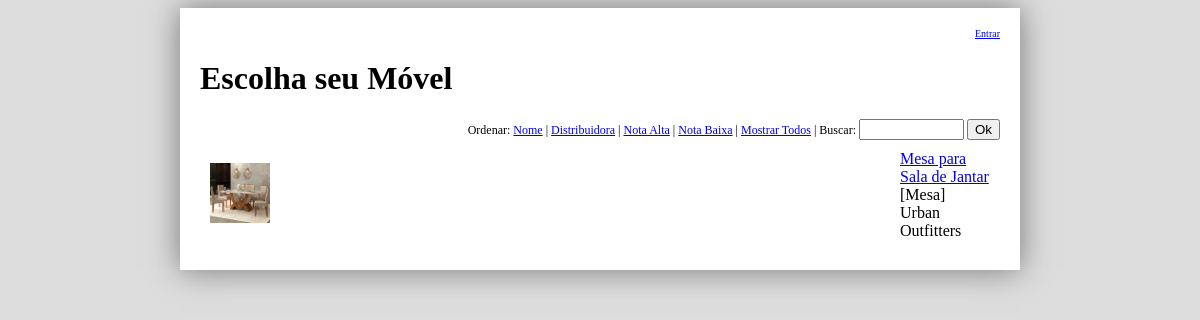
/index.php?c=Mesa para Sala de Jantar, run on the app's committed database.
### tables this page shows
CREATE TABLE `moveis` (
  `cod` int(11) NOT NULL,
  `nome` varchar(40) NOT NULL,
  `genero` int(11) NOT NULL,
  `distribuidora` int(11) NOT NULL,
  `descricao` text NOT NULL,
  `nota` decimal(4,2) NOT NULL,
  `capa` varchar(40) DEFAULT NULL
);

CREATE TABLE `generos` (
  `cod` int(11) NOT NULL,
  `genero` varchar(20) NOT NULL
);

CREATE TABLE `distribuidoras` (
  `cod` int(11) NOT NULL,
  `distribuidora` varchar(20) NOT NULL,
  `cidade` varchar(15) NOT NULL
);

### includes/funcoes.php (called while the page is built, shortened)
<?php
function thumb ($arq) {
	$caminho = "fotos/$arq";
	if (is_null($arq) || !file_exists($caminho)) {
		return "fotos/indisponivel.jpg";
	} else {
		return $caminho;
	}
}

### index.php (the view, shortened to what this page needs)
<!DOCTYPE html>
<html lang="pt-br">
<head>
<link rel="stylesheet" href="css/style.css"/>
</head>
<body>
<?php
require_once "includes/banco.php";
require_once "includes/funcoes.php";
$ordem = $_GET['o'] ?? "n";
$chave = $_GET['c'] ?? "";
?>
<div id="corpo">
<?php include_once "includes/topo.php"; ?>
<h1>Escolha seu Móvel</h1>
<form method="get" id="busca" action="index.php">
Ordenar:
<a href="index.php?o=n&c=<?php echo $chave;?>">Nome</a> |
<a href="index.php?o=p&c=<?php echo $chave;?>">Distribuidora</a> |
<a href="index.php?o=n1&c=<?php echo $chave;?>">Nota Alta</a> |
<a href="index.php?o=n2&c=<?php echo $chave;?>">Nota Baixa</a> |
<a href="index.php">Mostrar Todos</a> |
Buscar: <input type="text" name="c" size="10" maxlength="40"/>
<input type="submit" value="Ok"/>
</form>
<table class="listagem">
<?php
$q = "select m.cod, m.nome, g.genero, d.distribuidora, m.capa from moveis m join generos g on m.genero = g.cod join distribuidoras d on m.distribuidora = d.cod ";
if (!empty($chave)) {
	$q .= "WHERE m.nome like '%$chave%' OR d.distribuidora like '%$chave%' OR g.genero like '%$chave%' ";
}
switch ($ordem) {
	default:
	$q .= "ORDER BY m.nome";
	break;
}
$busca = $banco->query($q);
if(!$busca) {
	echo "<tr><td>Infelizmente a busca deu errado";
} else {
	if($busca->num_rows == 0) {
		echo "<tr><td>Nenhum registro encontrado";
	} else {
		while($reg=$busca->fetch_object()) {
			$t = thumb($reg->capa);
			echo "<tr><td><img src='$t' class='mini'/><td>";
			echo "<td><a href='detalhes.php?cod=$reg->cod'>$reg->nome</a>";
			echo " [$reg->genero]";
			echo "<br/>$reg->distribuidora";
		}
	}
}
?>
</table>
</div>
</body>
</html>

### css/style.css (style rules this page uses)
body { background-color: #ddd; font-family: Tahoma; }
div#corpo { width: 800px; margin: auto; padding: 20px; background-color: #fff; box-shadow: 0px 0px 30px #777; }
form#busca { font-size: 12px; text-align: right; }
table.listagem { width: 100%; text-align: left; border-collapse: collapse; }
table.listagem td { padding: 10px; }
table.listagem td:nth-child(1) { width: 50px; }
table.listagem td:nth-child(3) { width: 90px; }
img.mini { width: 60px; }

### data on the page
moveis: capa (picture), nome "Mesa para Sala de Jantar", genero.genero "Mesa", distribuidora.distribuidora "Urban Outfitters"
